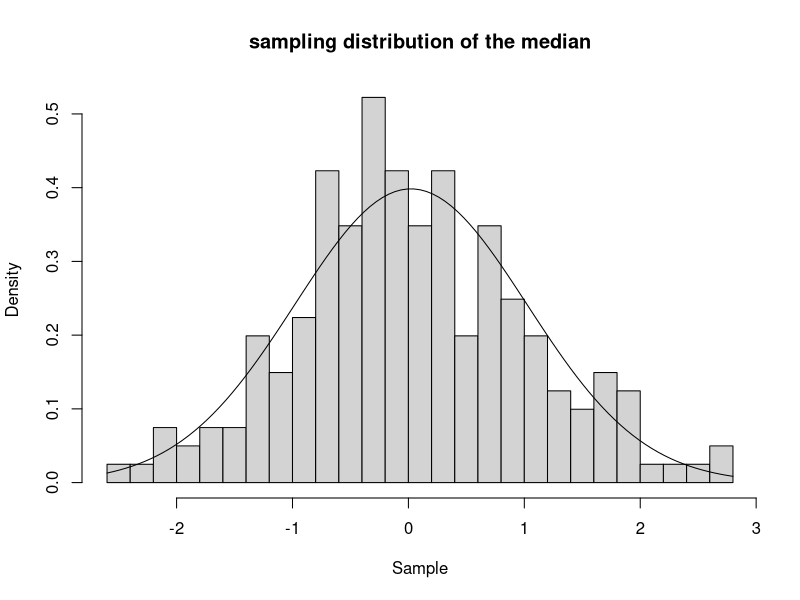
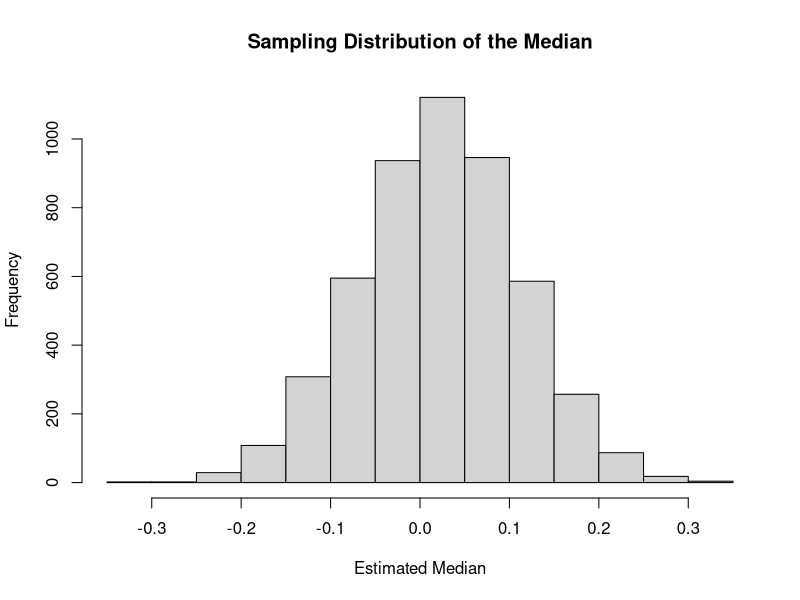

Recreate these plots in R, in order.
## ---- chunk 1
library(tidyverse)
## ---- chunk 2
sample=rnorm(201)
## ---- chunk 3
require(stats4)
nLL <- function(mean, sd){
  fs <- dnorm(
        x = sample
      , mean = mean
      , sd = sd
      , log = TRUE
    ) 
  -sum(fs)
}
#As the mean is 0 and standard diviation is 1
sample.mle <- mle(
    nLL,
    start = list(mean = mean(sample), sd = sqrt(var(sample))),
  method = "L-BFGS-B",
  lower = c(0, 0.01)
)


#Estimates of parameters
sample.mean=coef(sample.mle)[1]
sample.mean
sample.sd=coef(sample.mle)[2]
sample.sd
hist(sample,main="sampling distribution of the median",xlab="Sample",breaks=20,freq=F)
curve(dnorm(x, sample.mean, sample.sd), add = T)
## ---- chunk 4
# Median Samp Dist (hist)
medians <- rbeta(5000, 101, 101) %>% qnorm(mean = sample.mean, sd = sample.sd)

hist(medians, main = "Sampling Distribution of the Median", xlab = "Estimated Median")

## ---- chunk 5
# Estimated Median
qnorm(.5,mean=sample.mean,sd=sample.sd)

# Range of middle 95% of Sample Dist
quantile(medians, c(0.05/2, 1 - 0.05/2))
## ---- chunk 6
 gen.ci.med = function(N = 201) {
  sample = rnorm(N)

    nLL <- function(mean, sd){
    fs <- dnorm(x = sample, mean = mean, sd = sd, log = TRUE)
    -sum(fs)
  }

  fit_norm <- mle(
    nLL,
    start = list(mean = mean(sample), sd = sqrt(var(sample))),
    method = "L-BFGS-B",
    lower = c(0, 0.01)
  )
  
  mean = coef(fit_norm)[1]
  sd = coef(fit_norm)[2]
  
  meds = rbeta(5000, 101, 101) %>% qnorm(mean = coef(fit_norm)[1], sd = coef(fit_norm)[2])
  
  ci = quantile(meds, c(0.025, 0.975))
  return (ci[1] < 0 & ci[2] > 0)
}


## ---- chunk 7
ci.contain = NA
repeat_num = 1000
for(i in 1:repeat_num){
  ci.contain[i] = gen.ci.med()
}

mean(ci.contain)
